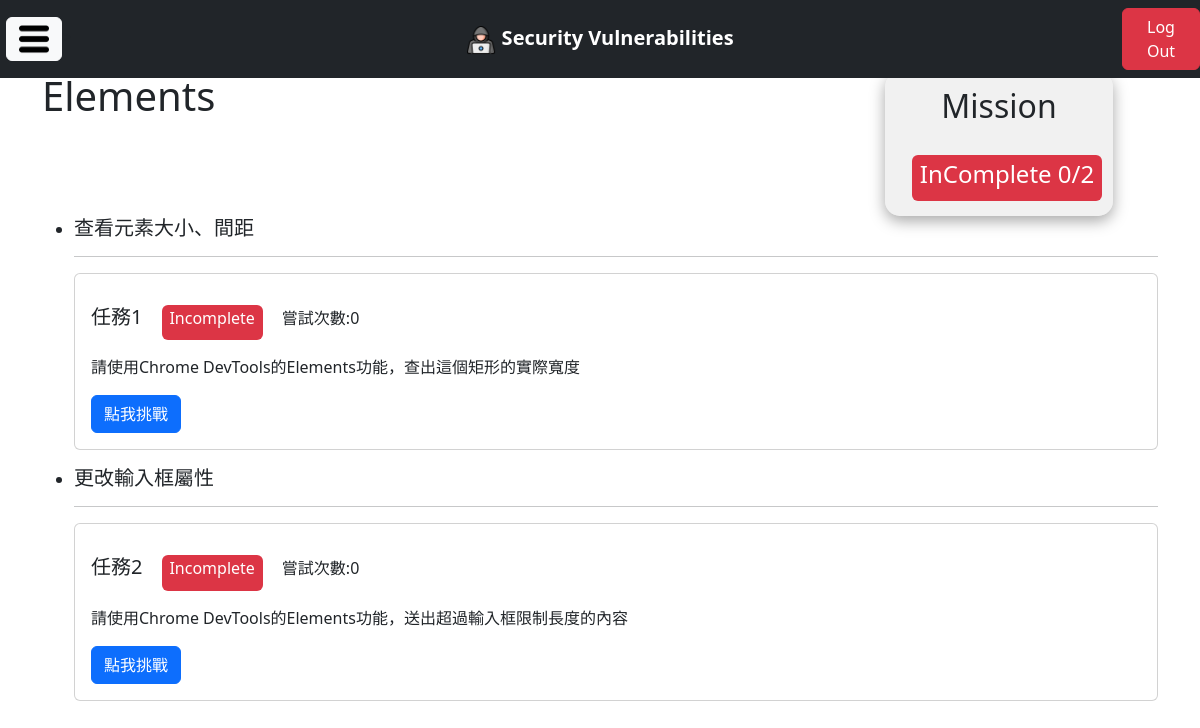
The app's page /devtools/elements (signed in) with its own data.
### students/models.py (models this page shows, shortened)
class Mission(models.Model):
    title = models.CharField(max_length=100)
    description = models.TextField(default="")
    alias = models.CharField(max_length=100, default="")
    category = models.ForeignKey(MissionCategory, on_delete=models.CASCADE)

### students/views.py (the view)
# urls.py: path('devtools/elements', students.devtools_elements, name='DevElements'),
def devtools_elements(request):
    category_id = MissionCategory.objects.get(title='Elements').id
    missions_info, missions_complete_count = StudentService.get_missions_info(request.user.id, category_id)
    return render(request, 'students/dev_elements.html', locals())

### students/service.py (called while the page is built)
    def get_max_attempts(user_id, mission_id):
        max_attempts = MissionRecord.objects.filter(student_id=user_id, mission_id=mission_id).aggregate(Max('attempts'))['attempts__max']
        return max_attempts if max_attempts != None else 0

    def get_missions_info(user_id, category_id):
        missions_info = []
        missions = Mission.objects.filter(category_id=category_id)
        missions_complete_count = 0
        for mission in missions:
            records = MissionRecord.objects.filter(student_id=user_id, mission_id=mission.id)
            is_completed = records.filter(is_completed=True).exists()
            if is_completed:
                missions_complete_count += 1
            missions_info.append({
                'mission': mission,
                'records': records,
                'is_completed': is_completed,
                'attempts': StudentService.get_max_attempts(user_id, mission.id),
                'last_attempt': records.order_by('-created_at').first().created_at if records.exists() else ''
            })
        return missions_info, missions_complete_count

### students/templatetags/filter.py (called while the page is built)
@register.filter
def length(list):
    return len(list)

### templates/students/dev_elements.html (shortened to what this page needs)
{% extends "base.html" %}
{% block content%}
{% load filter %}
<div class="row">
  <div class="col-9">
    <h1>Elements</h1>
  </div>
  <div class="col-3" style="text-align: center;background-color: #e3e3e381;width: 20%;border-radius: 15px; box-shadow: rgba(0, 0, 0, 0.35) 0px 5px 15px;">
    {% if missions_complete_count == missions_info|length %}
      <h2 style="margin: 15px;">Mission</h2>
      <span class="badge bg-success" style="margin: 15px;">
        <h4>complete {{ missions_complete_count }}/{{ missions_info|length }}</h4>
      </span>
    {% else %}
      <h2 style="margin: 15px;">Mission</h2>
      <span class="badge bg-danger" style="margin: 15px;">
        <h4>InComplete {{ missions_complete_count }}/{{ missions_info|length }}</h4>
      </span>
    {% endif %}
  </div>
</div>
{% for mission_info in missions_info %}
<ul>
  <li>
    <h5>{{ mission_info.mission.title }}</h4>
      <hr>
      <div class="card">
        <div class="card-body">
          <h5 class="card-title" style="display: inline;">任務{{ forloop.counter }}</h5>
          {% if mission_info.is_completed %}
            <span class="badge bg-success" style="margin: 15px;">
              <h6>Complete</h6>
            </span>
          {% else %}
            <span class="badge bg-danger" style="margin: 15px;">
              <h6>Incomplete</h6>
            </span>
          {% endif %}
          <span>嘗試次數:{{ mission_info.attempts }}</span>
          <p class="card-text">{{ mission_info.mission.description }}</p>
          <button type="button" class="btn btn-primary" data-bs-toggle="modal"
            data-bs-target="#{{ mission_info.mission.alias }}">
            點我挑戰
          </button>
        </div>
      </div>
  </li>
</ul>
{% endfor %}
{% endblock %}

### static/css/search.css (style rules this page uses)
h2 { text-align: center; }

### records on screen
Mission: mission "查看元素大小、間距", attempts "0", mission.description "請使用Chrome DevTools的Elements功能，查出這個矩形的實際寬度"
Mission: mission "更改輸入框屬性", attempts "0", mission.description "請使用Chrome DevTools的Elements功能，送出超過輸入框限制長度的內容"

### other values on screen
{{ missions_complete_count }} "0"
{{ missions_info|length }} "2"
